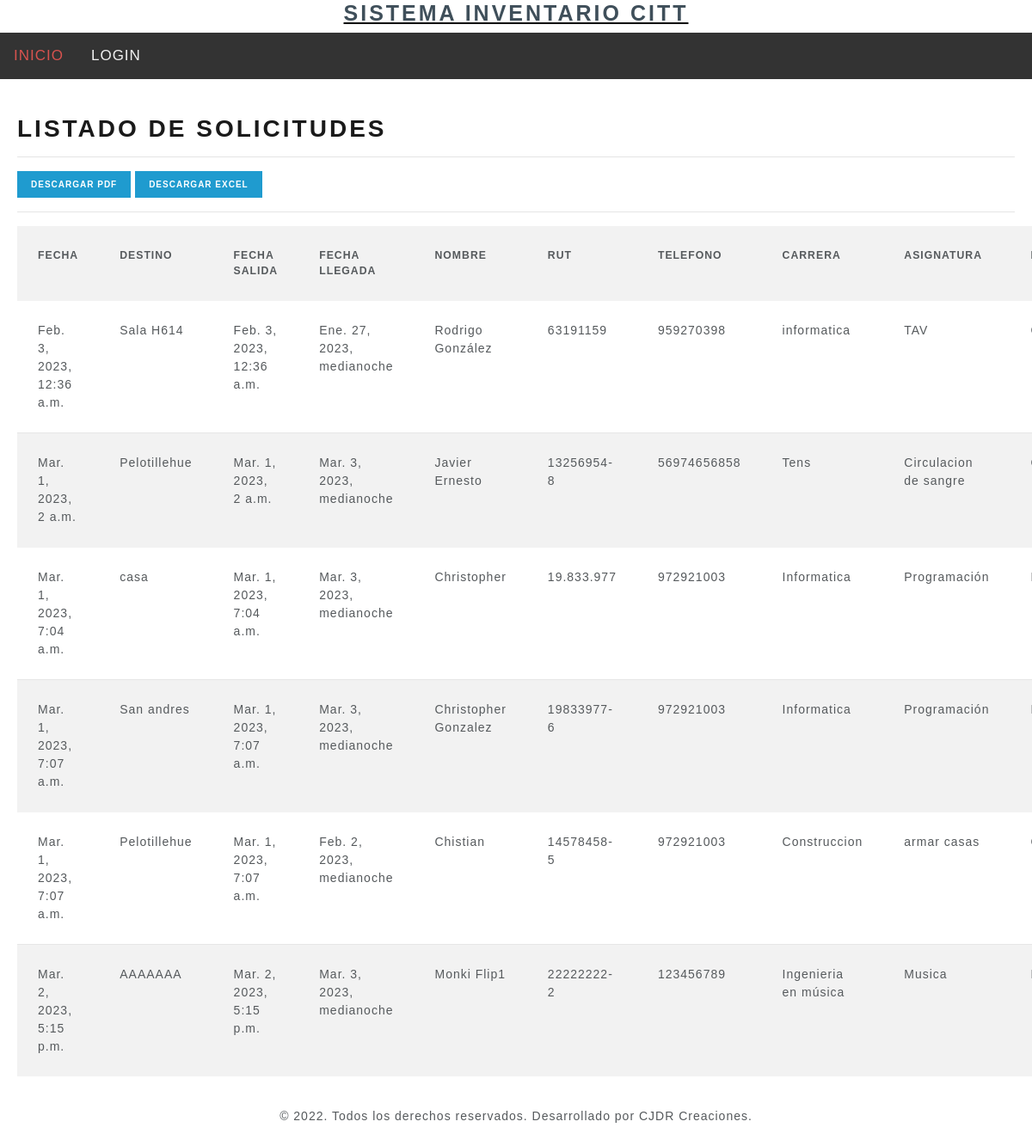
/listadosolicitudes/, run on the app's committed database.
### core/models.py (models this page shows, shortened)
class SolicitudReserva (models.Model):
    fecha = models.DateTimeField(default=my_datetime)
    destino = models.CharField(max_length=100)
    fecha_salida = models.DateTimeField(default=my_datetime)
    fecha_llegada = models.DateTimeField(null=True)
    nombre = models. CharField(max_length=100)
    rut = models.CharField(max_length=10)
    telefono = models.CharField(max_length=100)
    carrera = models.CharField(max_length=100)
    asignatura = models.CharField(max_length=100)
    profesor = models.CharField(max_length=100)
    estado_reserva = models.BooleanField(default=False, verbose_name="APROBAR SOLICITUD")
    nombre_equipo = models.CharField(max_length=200)
    codigo_equipo = models.CharField(max_length=100)
    cantidad_solicitada = models.IntegerField()

### core/views.py (the view)
# urls.py: path('listadosolicitudes/', listadosolicitudes, name="listadosolicitudes"),
def listadosolicitudes(request):
    solicitudes = SolicitudReserva.objects.all()
    data = {
        'solicitudes': solicitudes
    }
    return render(request, 'core/listadosolicitudes.html', data)

### core/templates/core/listadosolicitudes.html (shortened to what this page needs)
{% extends 'core/base.html' %}
{% load static %}
{% block contenido %}
<br>
<div class="table-responsive">
    <div class="card-body">
        <h2>Listado de solicitudes</h2>
        <hr>
        <td>
            <a class="btn btn-info btn-sm" href="{% url 'reportesolicitudes'%}">DESCARGAR PDF</a>
            <a class="btn btn-info btn-sm" href="{% url 'solicitud_ex'%}">DESCARGAR EXCEL</a>
        </td>
        <hr>
        <table class="table table-striped table-hover table-responsive-sm">
            <tr>
                <th>Fecha</th>
                <th>Destino</th>
                <th>Fecha salida</th>
                <th>Fecha llegada</th>
                <th>Nombre</th>
                <th>Rut</th>
                <th>Telefono</th>
                <th>Carrera</th>
                <th>Asignatura</th>
                <th>Profesor</th>
            </tr>
            {% for p in solicitudes %}
            <tr>
                <td>{{ p.fecha }}</td>
                <td>{{ p.destino }}</td>
                <td>{{ p.fecha_salida }}</td>
                <td>{{ p.fecha_llegada }}</td>
                <td>{{ p.nombre }}</td>
                <td>{{ p.rut }}</td>
                <td>{{ p.telefono }}</td>
                <td>{{ p.carrera }}</td>
                <td>{{ p.asignatura }}</td>
                <td>{{ p.profesor }}</td>
            </tr>
            {% endfor %}
        </table>
    </div>
</div>
{% endblock %}

### core/templates/core/base.html (shortened to what this page needs)
<!DOCTYPE html>
<html class="no-js">
<head>
  {% load pwa %}
  {% load static %}
  <link rel="stylesheet" href="{% static 'core/css/bootstrap.min.css' %}">
  <link rel="stylesheet" href="https://cdnjs.cloudflare.com/ajax/libs/font-awesome/4.7.0/css/font-awesome.min.css">
  <link rel="stylesheet" href="{% static 'core/css/nav.css' %}">
  <link rel="stylesheet" href="{% static 'core/css/responsiveiframe.css' %}">
</head>
<body class=".cuerpo" background="{% static 'core/img/fondo.jpg' %}">
  <div align=center>
    <a href="{% url 'inicio' %}">
      <h1 style="font-size:25px; color: rgb(63, 79, 90); border: rgb(255, 4, 4);">SISTEMA INVENTARIO CITT</h1>
    </a>
  </div>
  <div class="topnav" id="myTopnav">
    <a class="text-danger" href="{% url 'inicio' %}">INICIO</a>
    {% if not user.is_authenticated %}
    <a href="{% url 'login' %}">LOGIN</a>
    {% endif %}
  </div>
  {% block contenido %}
  {% endblock %}
  <div>
    <footer class="footer">
      <center>© 2022. Todos los derechos reservados. Desarrollado por CJDR Creaciones.</center>
    </footer>
  </div>
</body>
</html>

### core/static/core/css/nav.css (style rules this page uses)
body { margin: 0; font-family: Arial, Helvetica, sans-serif; padding-bottom: 70px; }
.topnav { overflow: hidden; background-color: #333; }
.topnav a { float: left; display: block; color: #f2f2f2; text-align: center; padding: 14px 16px; text-decoration: none; font-size: 17px; }

### data on the page
SolicitudReserva: fecha "Feb. 3, 2023, 12:36 a.m.", destino "Sala H614", fecha_salida "Feb. 3, 2023, 12:36 a.m.", fecha_llegada "Ene. 27, 2023, medianoche", nombre "Rodrigo González", rut "63191159", telefono "959270398", carrera "informatica", asignatura "TAV"
SolicitudReserva: fecha "Mar. 1, 2023, 2 a.m.", destino "Pelotillehue", fecha_salida "Mar. 1, 2023, 2 a.m.", fecha_llegada "Mar. 3, 2023, medianoche", nombre "Javier Ernesto", rut "13256954-8", telefono "56974656858", carrera "Tens", asignatura "Circulacion de sangre"
SolicitudReserva: fecha "Mar. 1, 2023, 7:04 a.m.", destino "casa", fecha_salida "Mar. 1, 2023, 7:04 a.m.", fecha_llegada "Mar. 3, 2023, medianoche", nombre "Christopher", rut "19.833.977", telefono "972921003", carrera "Informatica", asignatura "Programación"
SolicitudReserva: fecha "Mar. 1, 2023, 7:07 a.m.", destino "San andres", fecha_salida "Mar. 1, 2023, 7:07 a.m.", fecha_llegada "Mar. 3, 2023, medianoche", nombre "Christopher Gonzalez", rut "19833977-6", telefono "972921003", carrera "Informatica", asignatura "Programación"
SolicitudReserva: fecha "Mar. 1, 2023, 7:07 a.m.", destino "Pelotillehue", fecha_salida "Mar. 1, 2023, 7:07 a.m.", fecha_llegada "Feb. 2, 2023, medianoche", nombre "Chistian", rut "14578458-5", telefono "972921003", carrera "Construccion", asignatura "armar casas"
SolicitudReserva: fecha "Mar. 2, 2023, 5:15 p.m.", destino "AAAAAAA", fecha_salida "Mar. 2, 2023, 5:15 p.m.", fecha_llegada "Mar. 3, 2023, medianoche", nombre "Monki Flip1", rut "22222222-2", telefono "123456789", carrera "Ingenieria en música", asignatura "Musica"
